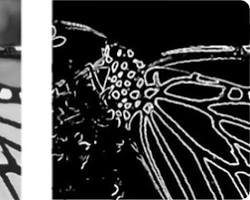
#> input picture input_image.jpg, 250 x 200 px
$ python main.py
#> lines starting #> are read from the running program, lines starting #| are printed output that depends on the picture
### image_utils.py
from PIL import Image
import numpy as np
from scipy.signal import convolve2d
import skimage.filters
import skimage.morphology

def load_image(path):
    # טעינה והמרה למערך float כדי למנוע שגיאות עיגול
#> called with path = 'input_image.jpg'
    return np.array(Image.open(path).convert('L')).astype(float)

def ball(radius):
    return skimage.morphology.ball(radius)

def median(image, footprint):
    # שימוש ב-uint8 עבור פילטר החציון כפי ש-skimage דורשת
    return skimage.filters.median(image.astype(np.uint8), footprint)

def edge_detection(image):
    # מטריצות Sobel
    Kx = np.array([[-1, 0, 1], [-2, 0, 2], [-1, 0, 1]])
    Ky = np.array([[1, 2, 1], [0, 0, 0], [-1, -2, -1]])

    # קונבולוציה מדויקת
    Gx = convolve2d(image, Kx, mode='same', boundary='symm')
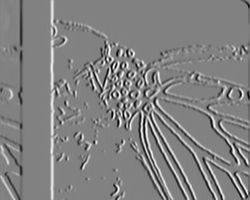
#> Gx: shape (200, 250) float64; min -971, max 937, mean 1.7; drawn with min black and max white
    Gy = convolve2d(image, Ky, mode='same', boundary='symm')
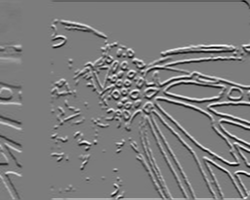
#> Gy: shape (200, 250) float64; min -960, max 1009, mean 1.7; drawn with min black and max white

    # חישוב עוצמה ונרמול
    mag = np.sqrt(Gx**2 + Gy**2)
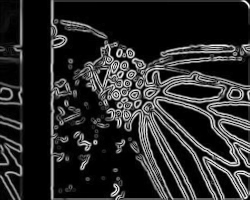
#> mag: shape (200, 250) float64; min 0, max 1022.1, mean 169.2; drawn with min black and max white
    if mag.max() > 0:
        mag = (mag / mag.max()) * 255

    return mag.astype(np.uint8)

### main.py
from image_utils import load_image, edge_detection
from PIL import Image

def main():
    # שלב 1: הגדרת שם התמונה המקורית (וודאי שהתמונה נמצאת באותה תיקייה)
    # את יכולה לשנות את השם ל- 'input_image.jpg' אם זה השם שנתת לתמונה ששמרת
    input_filename = 'input_image.jpg'
    output_filename = 'edge_detected_result.png'

    try:
        # שלב 2: טעינת התמונה
        print(f"Loading image: {input_filename}...")
        img_array = load_image(input_filename)

        # שלב 3: הפעלת זיהוי הקצוות
        print("Processing edge detection...")
        edges = edge_detection(img_array)

        # שלב 4: שמירת התוצאה
        result_img = Image.fromarray(edges)
        result_img.save(output_filename)
        print(f"Success! The result was saved as: {output_filename}")

        # שלב 5: (אופציונלי) הצגת התמונה על המסך
        result_img.show()

    except FileNotFoundError:
        print(f"Error: The file '{input_filename}' was not found. Please make sure the image is in the folder.")
    except Exception as e:
        print(f"An error occurred: {e}")

if __name__ == "__main__":
    main()
